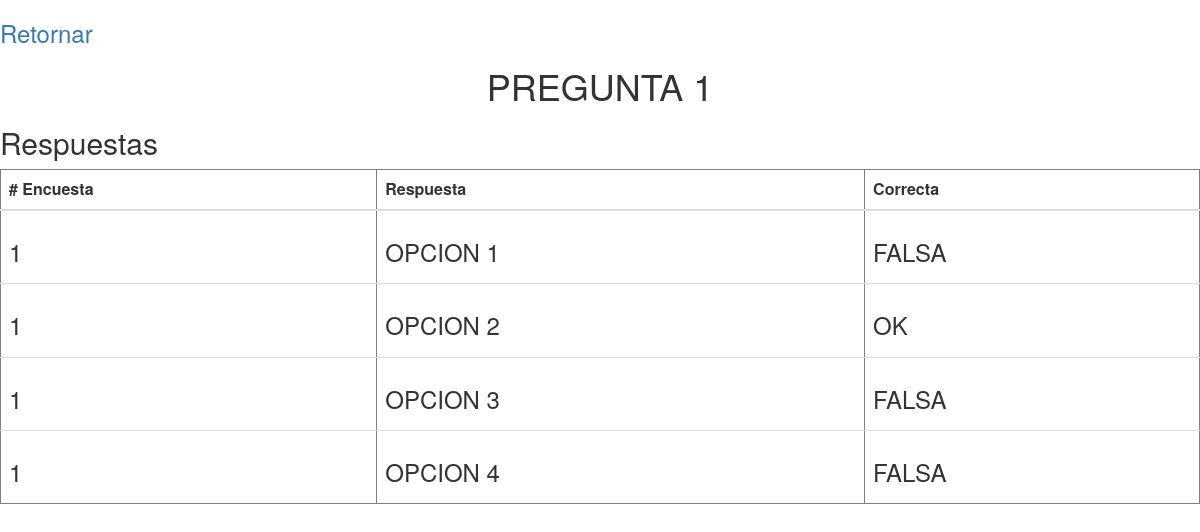
The page /encuestas/ver_respuestas.php?id=18 on the database its author committed.
### tables this page shows
CREATE TABLE `encuesta` (
  `id` int(11) NOT NULL,
  `nroencuesta` int(11) NOT NULL,
  `pregunta` varchar(200) NOT NULL,
  `cliente` varchar(50) NOT NULL,
  `prioridad` varchar(1) NOT NULL,
  `encuesta` varchar(100) NOT NULL
);

CREATE TABLE `repuestas` (
  `id` int(11) NOT NULL,
  `nroencuesta` int(11) NOT NULL,
  `respuesta` varchar(100) NOT NULL,
  `semana` int(11) NOT NULL,
  `elegida` varchar(5) NOT NULL,
  `id_pregunta` int(11) NOT NULL
);

### encuestas/ver_respuestas.php (the view, shortened to what this page needs)
<?php
    include("conexion.php");
	$id=$_GET['id'];
	$query="SELECT pregunta FROM encuesta WHERE id='$id'";
	$resultado=$conn->query($query);
	$row=$resultado->fetch_assoc();
?>
<html>
	<head>
<link rel="stylesheet" href="bootstrap/css/bootstrap.min.css">
<link href="bootstrap/css/bootstrap.min.css" type="text/css" rel="stylesheet">
	</head>
	<body>
	    <h3><a href="index.php">Retornar</a></h3>
		<center>
		<h1><?php echo $row['pregunta']; ?></h1>
	    </center>
		<h2>Respuestas</h2>
		<table border="1" width="50%" class="table table-hover">
		  <thead>
			<th># Encuesta</th>
			<th>Respuesta</th>
			<th>Correcta</th>
		  </thead>
		  <tbody class='buscar'>
<?php
	$nquery=mysqli_query($conn,"SELECT * FROM `repuestas` WHERE id_pregunta='$id' ");
			while($crow = mysqli_fetch_array($nquery)){
			?>
				<tr>
					<td width=""><h3><?php echo $crow['nroencuesta']; ?></h3>
					<td width=""><h3><?php echo $crow['respuesta']; ?></h3>
					<td width=""><h3><?php echo $crow['elegida']; ?></h3>
				</tr>
			<?php
			}
		?>
		</tbody>
			</table>
	</body>
	</html>

### rows shown on the page
encuesta: pregunta "PREGUNTA 1"
repuestas: nroencuesta "1", respuesta "OPCION 1", elegida "FALSA"
repuestas: nroencuesta "1", respuesta "OPCION 2", elegida "OK"
repuestas: nroencuesta "1", respuesta "OPCION 3", elegida "FALSA"
repuestas: nroencuesta "1", respuesta "OPCION 4", elegida "FALSA"
